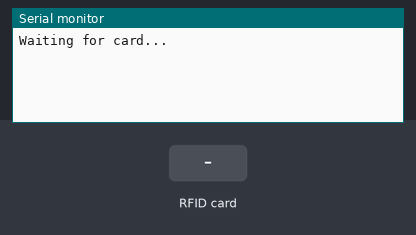
Recording of a sketch running on a simulated Arduino Uno, built with avr-gcc and run on an emulated ATmega328P. Parts: the last lines printed to the serial monitor. Inputs (shaded band) come from the test bench.

Above: at 1.2 s.
1.3 s: RFID card 5E 7A 19 C4 held to the reader
At 1.42 s:
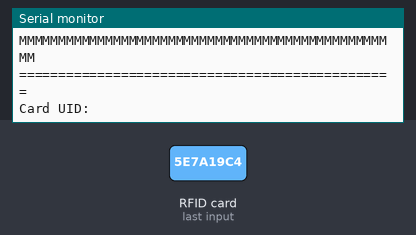
At 1.8 s:
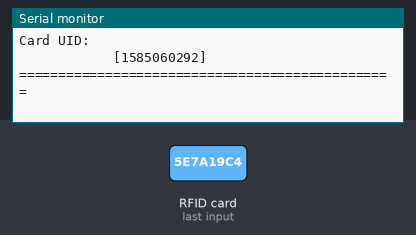

Measured:
- after the input at 1.3 s, the serial monitor: prints a new line at once (image 1)

The sketch:

ReadRFID.ino
```cpp
// Дмитрий Осипов. http://www.youtube.com/user/d36073?feature=watch

#include <SPI.h>
#include <MFRC522.h> // thu vien "RFID".
/*
  Ket noi voi Arduino Uno hoac Mega
  ----------------------------------------------------- Nicola Coppola
   Pin layout should be as follows:
   Signal     Pin              Pin               Pin
              Arduino Uno      Arduino Mega      MFRC522 board
   ------------------------------------------------------------
   Reset      9                5                 RST
   SPI SS     10               53                SDA
   SPI MOSI   11               51                MOSI
   SPI MISO   12               50                MISO
   SPI SCK    13               52                SCK

*/
#define SS_PIN 10
#define RST_PIN 9

MFRC522 mfrc522(SS_PIN, RST_PIN);
unsigned long uidDec, uidDecTemp; // hien thi so UID dang thap phan
byte bCounter, readBit;
unsigned long ticketNumber;


void setup() {
  Serial.begin(9600);
  SPI.begin();
  mfrc522.PCD_Init();
  Serial.println("Waiting for card...");
}

void loop() {
  // Tim the moi
  if ( ! mfrc522.PICC_IsNewCardPresent()) {
    return;
  }

  // Doc the
  if ( ! mfrc522.PICC_ReadCardSerial()) {
    return;
  }

  uidDec = 0;
  Serial.println("MMMMMMMMMMMMMMMMMMMMMMMMMMMMMMMMMMMMMMMMMMMMMMMMM");
  Serial.println("================================================");

  // Hien thi so UID cua the
  Serial.println("Card UID: ");
  for (byte i = 0; i < mfrc522.uid.size; i++) {
    uidDecTemp = mfrc522.uid.uidByte[i];
    uidDec = uidDec * 256 + uidDecTemp;
  }
  Serial.print("            [");
  Serial.print(uidDec);
  uidDec = 0;
  Serial.println("]");
  Serial.println("================================================");
  delay(1000);
}
```
